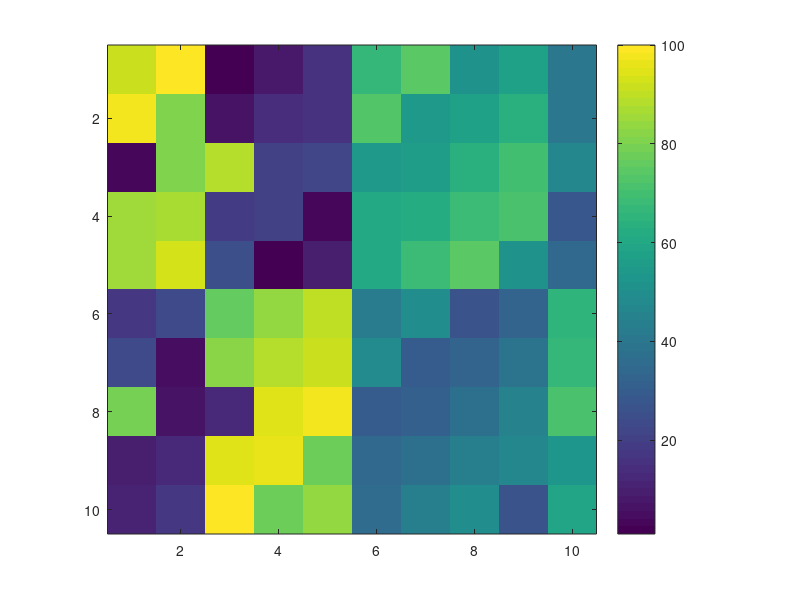

Write MATLAB code to recreate this figure. (Note: this script raises an error after producing the figure.)
%=============================================================================
% Copyright (c) 2016-present Allan CORNET (Nelson)
%=============================================================================
% This file is part of Nelson.
%=============================================================================
% LICENCE_BLOCK_BEGIN
% SPDX-License-Identifier: LGPL-3.0-or-later
% LICENCE_BLOCK_END
%=============================================================================
% <--ADV-CLI MODE-->
%=============================================================================
% A docked colorbar hugs the drawn data box. When the peer axes locks its
% aspect ratio (axis image / axis equal) the data is drawn inside a smaller box
% centered in the axes Position rectangle, and the colorbar must follow that box
% instead of the full Position rectangle.
%=============================================================================
close all
%=============================================================================
% Wide figure: axis image draws a full-height square narrower than the axes box.
% The eastoutside colorbar must sit just right of the square, well inside the
% axes right edge.
f = figure('Visible', 'off', 'Position', [100 100 640 400]);
imagesc(magic(10));
axis image
cb = colorbar();
ax = gca();
axRight = ax.Position(1) + ax.Position(3);
squareRight = drawn_square_right(f, ax);
gap = cb.Position(1) - squareRight;
% Colorbar hugs the square (not the axes box): its left edge is inside the axes
% right edge and just past the square's right edge.
asserts.istrue(cb.Position(1) < axRight);
asserts.istrue(gap > 0);
asserts.istrue(gap < 0.05);
% Square is full-height here, so the colorbar keeps the axes height.
asserts.isapprox(cb.Position(4), ax.Position(4), 1e-6);
close(f);
%=============================================================================
% Tall figure: axis image draws a width-limited square shorter than the axes
% box. The colorbar cross-extent (height) shrinks to the square and is centered.
f = figure('Visible', 'off', 'Position', [100 100 420 760]);
imagesc(magic(10));
axis image
cb = colorbar();
ax = gca();
[squareBottom, squareTop] = drawn_square_vertical(f, ax);
asserts.istrue(cb.Position(4) < ax.Position(4) - 1e-3);
asserts.isapprox(cb.Position(2), squareBottom, 1e-3);
asserts.isapprox(cb.Position(2) + cb.Position(4), squareTop, 1e-3);
close(f);
%=============================================================================
% Control: without a locked aspect ratio the colorbar hugs the axes box, so its
% left edge is at (or past) the axes right edge.
f = figure('Visible', 'off', 'Position', [100 100 640 400]);
imagesc(magic(10));
cb = colorbar();
ax = gca();
asserts.istrue(cb.Position(1) >= ax.Position(1) + ax.Position(3) - 1e-6);
close(f);
%=============================================================================
function r = drawn_square_right(f, ax)
  figpx = f.Position(3:4);
  axpx = ax.Position .* [figpx(1), figpx(2), figpx(1), figpx(2)];
  if axpx(3) >= axpx(4)
    side = axpx(4);
    left = axpx(1) + (axpx(3) - side) / 2;
  else
    side = axpx(3);
    left = axpx(1);
  end
  r = (left + side) / figpx(1);
end
%=============================================================================
function [b, t] = drawn_square_vertical(f, ax)
  figpx = f.Position(3:4);
  axpx = ax.Position .* [figpx(1), figpx(2), figpx(1), figpx(2)];
  if axpx(3) >= axpx(4)
    side = axpx(4);
    bottom = axpx(2);
  else
    side = axpx(3);
    bottom = axpx(2) + (axpx(4) - side) / 2;
  end
  b = bottom / figpx(2);
  t = (bottom + side) / figpx(2);
end
%=============================================================================
